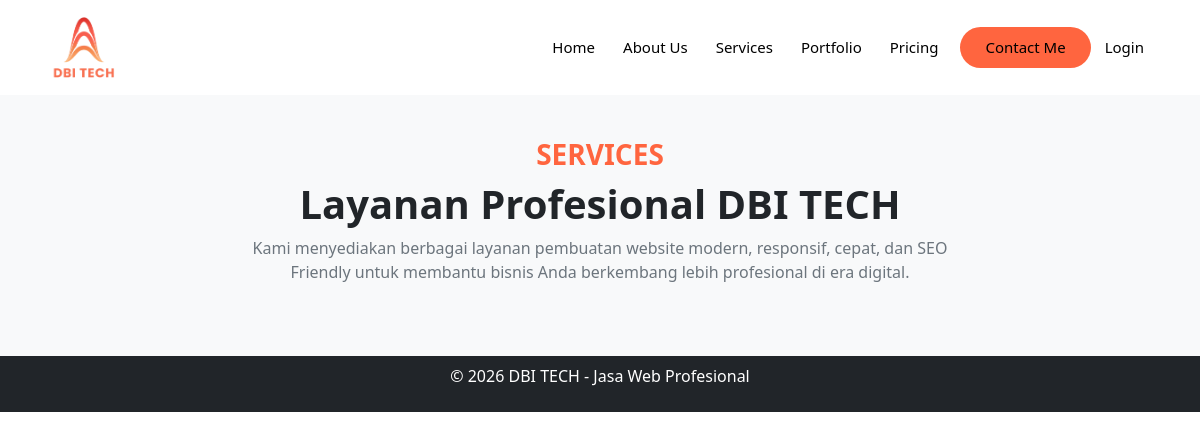
Before: /index.php?page=services with the older database file.
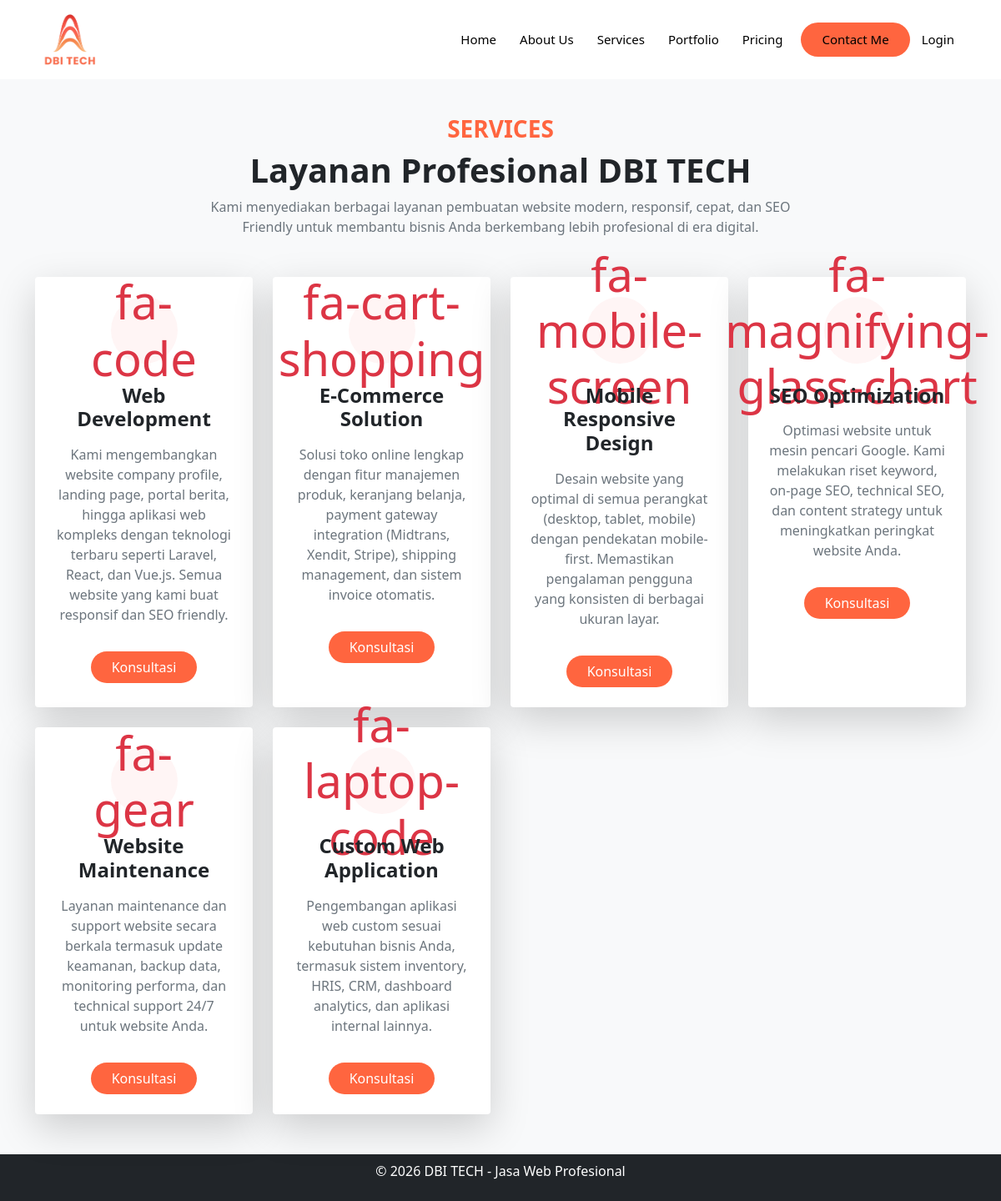
After: the same page with the newer database file.
### tables this page shows
CREATE TABLE `services` (
  `id` bigint UNSIGNED NOT NULL,
  `title` varchar(255) NOT NULL,
  `description` text NOT NULL,
  `icon` varchar(100) DEFAULT NULL,
  `image` varchar(255) DEFAULT NULL,
  `created_at` timestamp NULL DEFAULT NULL,
  `updated_at` timestamp NULL DEFAULT NULL
);

### pages/services.php (the view, shortened to what this page needs)
<?php
require_once 'config/database.php';
$stmt = $pdo->query("SELECT * FROM services ORDER BY created_at DESC");
$services = $stmt->fetchAll();
?>
<section class="services-section py-5" style="background: #f8f9fa;">
    <div class="container">
        <div class="text-center mb-5">
            <h3 class="fw-bold text-uppercase" style="color: #FF653F;">Services</h3>
            <h1 class="fw-bold mt-2">Layanan Profesional DBI TECH</h1>
            <p class="text-muted mx-auto" style="max-width: 700px;">
                Kami menyediakan berbagai layanan pembuatan website modern,
                responsif, cepat, dan SEO Friendly untuk membantu bisnis Anda
                berkembang lebih profesional di era digital.
            </p>
        </div>
        <div class="row g-4">
            <?php foreach($services as $service): ?>
            <div class="col-md-6 col-lg-3">
                <div class="card border-0 shadow-lg h-100 rounded-4 service-card">
                    <div class="card-body text-center p-4">
                        <div class="service-icon mb-4">
                            <div class="display-4 text-danger">
                                <?php echo $service['icon']; ?>
                            </div>
                        </div>
                        <h4 class="fw-bold mb-3">
                            <?php echo htmlspecialchars($service['title']); ?>
                        </h4>
                        <p class="text-muted">
                            <?php echo htmlspecialchars($service['description']); ?>
                        </p>
                        <a href="index.php?page=contact"
                            class="btn rounded-pill px-4 mt-3 text-white" style="background-color: #FF653F;">
                            Konsultasi
                        </a>
                    </div>
                </div>
            </div>
            <?php endforeach; ?>
        </div>
    </div>
</section>

### includes/header.php (shortened to what this page needs)
<!DOCTYPE html>
<html lang="id">
<head>
    <link href="https://cdn.jsdelivr.net/npm/bootstrap@5.1.3/dist/css/bootstrap.min.css" rel="stylesheet">
    <link rel="stylesheet" href="https://cdnjs.cloudflare.com/ajax/libs/font-awesome/6.0.0/css/all.min.css">
</head>
<body>
<nav id="mainNavbar" class="navbar navbar-expand-lg fixed-top">
    <div class="container">
        <img src="img/logo1dbi.png" alt="Logo DBI" style="height: 75px; width: auto;">
        <div class="collapse navbar-collapse" id="navbarNav">
            <ul class="navbar-nav ms-auto align-items-center">
                <li class="nav-item">
                    <a class="nav-link" href="index.php?page=home">Home</a>
                </li>
                <li class="nav-item">
                    <a class="nav-link" href="index.php?page=about">About Us</a>
                </li>
                <li class="nav-item">
                    <a class="nav-link" href="index.php?page=services">Services</a>
                </li>
                <li class="nav-item">
                    <a class="nav-link" href="index.php?page=portfolio">Portfolio</a>
                </li>
                <li class="nav-item">
                    <a class="nav-link" href="index.php?page=pricing">Pricing</a>
                </li>
                <li class="nav-item">
                    <a class="nav-link btn text-white px-4 rounded-pill ms-2" style="background-color: #FF653F;"
                        href="index.php?page=contact">
                        Contact Me
                    </a>
                </li>
                <?php if(isset($_SESSION['user_id'])): ?>
                    <li class="nav-item">
                        <a class="nav-link" href="admin/dashboard.php">Dashboard</a>
                    </li>
                    <li class="nav-item">
                        <a class="nav-link" href="logout.php">
                            Logout (<?php echo $_SESSION['username']; ?>)
                        </a>
                    </li>
                <?php else: ?>
                    <li class="nav-item">
                        <a class="nav-link" href="login.php">Login</a>
                    </li>
                <?php endif; ?>
            </ul>
        </div>
    </div>
</nav>
<div class="main-content">
</div>
</body>
</html>

### index.php (shortened to what this page needs)
<?php
$page = isset($_GET['page']) ? $_GET['page'] : 'home';
include 'includes/header.php';
$page_file = "pages/$page.php";
if(file_exists($page_file)) {
    include $page_file;
} else {
    include 'pages/home.php';
}
include 'includes/footer.php';
?>

### includes/footer.php (shortened to what this page needs)
<footer class="bg-dark text-white text-center py-2">
    <div class="container">
        <p>&copy; 2026 DBI TECH - Jasa Web Profesional</p>
    </div>
</footer>
</body>
</html>

### includes/header.php (style rules this page uses)
#mainNavbar { background: #ffffff; padding: 10px 0; transition: all 0.4s ease; z-index: 999; }
#mainNavbar img { height: 45px; width: auto; }
#mainNavbar .nav-link { color: #000 !important; font-weight: 500; font-size: 15px; padding: 8px 14px; }
.main-content { padding-top: 90px; }

### pages/services.php (style rules this page uses)
.service-card { transition: 0.3s ease; }
.service-icon { width: 80px; height: 80px; margin: auto; background: #fff5f5; border-radius: 50%; display: flex; align-items: center; justify-content: center; }

Changed rows visible on the page:
added services: icon "fa-code", title "Web Development", description "Kami mengembangkan website company profile, landing page, portal berita, hingga aplikasi web kompleks dengan teknologi terbaru seperti Laravel, React, dan Vue.js. Semua website yang kami buat responsif dan SEO friendly."
added services: icon "fa-cart-shopping", title "E-Commerce Solution", description "Solusi toko online lengkap dengan fitur manajemen produk, keranjang belanja, payment gateway integration (Midtrans, Xendit, Stripe), shipping management, dan sistem invoice otomatis."
added services: icon "fa-mobile-screen", title "Mobile Responsive Design", description "Desain website yang optimal di semua perangkat (desktop, tablet, mobile) dengan pendekatan mobile-first. Memastikan pengalaman pengguna yang konsisten di berbagai ukuran layar."
added services: icon "fa-magnifying-glass-chart", title "SEO Optimization", description "Optimasi website untuk mesin pencari Google. Kami melakukan riset keyword, on-page SEO, technical SEO, dan content strategy untuk meningkatkan peringkat website Anda."
added services: icon "fa-gear", title "Website Maintenance", description "Layanan maintenance dan support website secara berkala termasuk update keamanan, backup data, monitoring performa, dan technical support 24/7 untuk website Anda."
added services: icon "fa-laptop-code", title "Custom Web Application", description "Pengembangan aplikasi web custom sesuai kebutuhan bisnis Anda, termasuk sistem inventory, HRIS, CRM, dashboard analytics, dan aplikasi internal lainnya."
